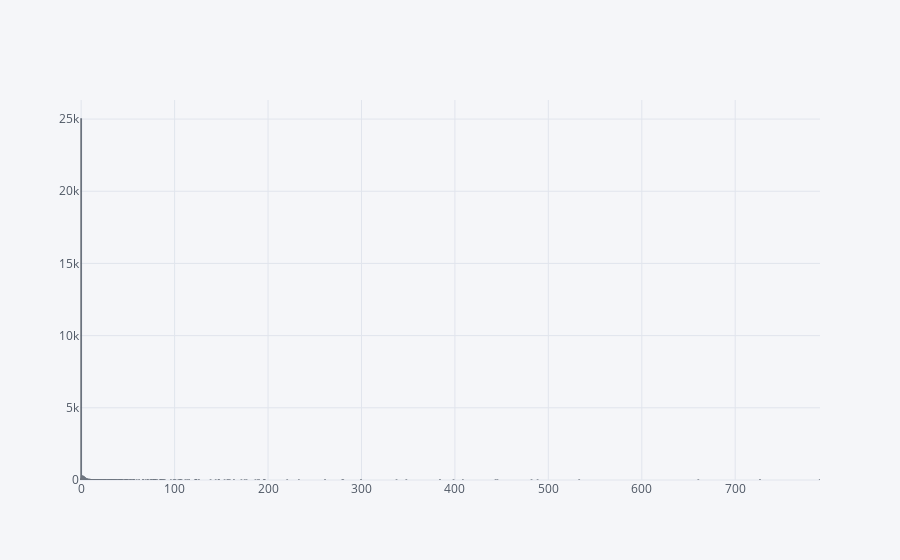

The notebook cell saved with this chart:
### Code cell
iplot(money3_as.iplot(asFigure=True,
                 kind='histogram',
                 xTitle='',
                 yTitle='',
                 title=''))

### Figure 1 — Plotly figure (JSON) as saved in the notebook; plotly's stock layout.template omitted (floating-point values rounded to 4 significant figures; data arrays with more than 128 entries replaced by an {"elided": "..."} marker saying what was removed)
{"data": [{"histfunc": "count", "histnorm": "", "marker": {"color": "rgba(255, 153, 51, 1.0)", "line": {"color": "#4D5663", "width": 1.3}}, "name": "pct_money_raised", "opacity": 0.8, "orientation": "v", "type": "histogram", "x": {"elided": "27903 float values"}}], "layout": {"barmode": "overlay", "legend": {"bgcolor": "#F5F6F9", "font": {"color": "#4D5663"}}, "paper_bgcolor": "#F5F6F9", "plot_bgcolor": "#F5F6F9", "titlefont": {"color": "#4D5663"}, "xaxis1": {"gridcolor": "#E1E5ED", "showgrid": true, "tickfont": {"color": "#4D5663"}, "title": "", "titlefont": {"color": "#4D5663"}, "zerolinecolor": "#E1E5ED"}, "yaxis1": {"gridcolor": "#E1E5ED", "showgrid": true, "tickfont": {"color": "#4D5663"}, "title": "", "titlefont": {"color": "#4D5663"}, "zerolinecolor": "#E1E5ED"}}}
